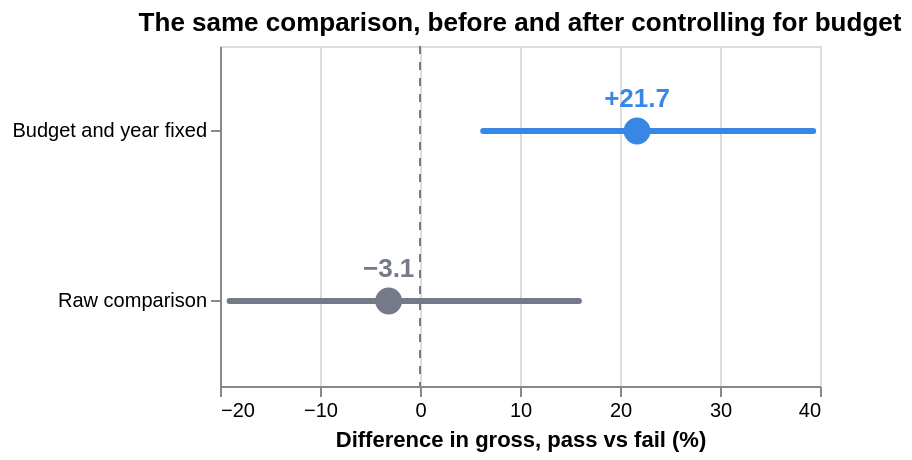

The code cell stored with this chart in its notebook:
### Code cell
#| hide
#| caption: Point estimates with 95% confidence intervals. Holding budget and year fixed turns a null result into a clear positive one.
raw = smf.ols("log_dom ~ pass_", data=df).fit(cov_type="HC3")
compare = pd.DataFrame([
    {"model": "Raw comparison", "order": 1, "est": pct(raw.params["pass_"]),
     "lo": pct(raw.conf_int().loc["pass_", 0]), "hi": pct(raw.conf_int().loc["pass_", 1]),
     "p": raw.pvalues["pass_"]},
    {"model": "Budget and year fixed", "order": 0, "est": pct(b),
     "lo": pct(lo), "hi": pct(hi), "p": m1.pvalues["pass_"]},
])
base = alt.Chart(compare).encode(
    y=alt.Y("model:N", title=None, sort=alt.EncodingSortField("order")),
    color=alt.Color("model:N", legend=None,
                    scale=alt.Scale(domain=list(compare["model"]), range=["#747a87", "#3987e5"])),
    tooltip=[alt.Tooltip("model:N", title="Model"),
             alt.Tooltip("est:Q", title="Difference (%)", format="+.1f"),
             alt.Tooltip("lo:Q", title="95% CI low", format="+.1f"),
             alt.Tooltip("hi:Q", title="95% CI high", format="+.1f"),
             alt.Tooltip("p:Q", title="p-value", format=".3f")],
)
zero = alt.Chart(pd.DataFrame({"x": [0]})).mark_rule(strokeDash=[4, 4], color="#747a87").encode(x="x:Q")
ci = base.mark_rule(strokeWidth=3, strokeCap="round").encode(
    x=alt.X("lo:Q", title="Difference in gross, pass vs fail (%)"), x2="hi:Q")
dot = base.mark_point(size=180, filled=True, opacity=1)
txt = base.mark_text(dy=-16, fontWeight=600, fontSize=13).encode(
    x="est:Q", text=alt.Text("est:Q", format="+.1f"))
(zero + ci + dot.encode(x="est:Q") + txt).properties(
    title="The same comparison, before and after controlling for budget", height=170)

### Figure 1 — Vega-Lite specification as saved in the notebook (floating-point values rounded to 4 significant figures)
{"config": {"view": {"continuousWidth": 300, "continuousHeight": 300}}, "layer": [{"data": {"name": "data-d285a7403ed98ae579761d64a864032b"}, "mark": {"type": "rule", "color": "#747a87", "strokeDash": [4, 4]}, "encoding": {"x": {"field": "x", "type": "quantitative"}}}, {"data": {"name": "data-5c4d61b358de817f798ab1062af5f7e6"}, "mark": {"type": "rule", "strokeCap": "round", "strokeWidth": 3}, "encoding": {"color": {"field": "model", "legend": null, "scale": {"domain": ["Raw comparison", "Budget and year fixed"], "range": ["#747a87", "#3987e5"]}, "type": "nominal"}, "tooltip": [{"field": "model", "title": "Model", "type": "nominal"}, {"field": "est", "format": "+.1f", "title": "Difference (%)", "type": "quantitative"}, {"field": "lo", "format": "+.1f", "title": "95% CI low", "type": "quantitative"}, {"field": "hi", "format": "+.1f", "title": "95% CI high", "type": "quantitative"}, {"field": "p", "format": ".3f", "title": "p-value", "type": "quantitative"}], "x": {"field": "lo", "title": "Difference in gross, pass vs fail (%)", "type": "quantitative"}, "x2": {"field": "hi"}, "y": {"field": "model", "sort": {"field": "order"}, "title": null, "type": "nominal"}}}, {"data": {"name": "data-5c4d61b358de817f798ab1062af5f7e6"}, "mark": {"type": "point", "filled": true, "opacity": 1, "size": 180}, "encoding": {"color": {"field": "model", "legend": null, "scale": {"domain": ["Raw comparison", "Budget and year fixed"], "range": ["#747a87", "#3987e5"]}, "type": "nominal"}, "tooltip": [{"field": "model", "title": "Model", "type": "nominal"}, {"field": "est", "format": "+.1f", "title": "Difference (%)", "type": "quantitative"}, {"field": "lo", "format": "+.1f", "title": "95% CI low", "type": "quantitative"}, {"field": "hi", "format": "+.1f", "title": "95% CI high", "type": "quantitative"}, {"field": "p", "format": ".3f", "title": "p-value", "type": "quantitative"}], "x": {"field": "est", "type": "quantitative"}, "y": {"field": "model", "sort": {"field": "order"}, "title": null, "type": "nominal"}}}, {"data": {"name": "data-5c4d61b358de817f798ab1062af5f7e6"}, "mark": {"type": "text", "dy": -16, "fontSize": 13, "fontWeight": 600}, "encoding": {"color": {"field": "model", "legend": null, "scale": {"domain": ["Raw comparison", "Budget and year fixed"], "range": ["#747a87", "#3987e5"]}, "type": "nominal"}, "text": {"field": "est", "format": "+.1f", "type": "quantitative"}, "tooltip": [{"field": "model", "title": "Model", "type": "nominal"}, {"field": "est", "format": "+.1f", "title": "Difference (%)", "type": "quantitative"}, {"field": "lo", "format": "+.1f", "title": "95% CI low", "type": "quantitative"}, {"field": "hi", "format": "+.1f", "title": "95% CI high", "type": "quantitative"}, {"field": "p", "format": ".3f", "title": "p-value", "type": "quantitative"}], "x": {"field": "est", "type": "quantitative"}, "y": {"field": "model", "sort": {"field": "order"}, "title": null, "type": "nominal"}}}], "height": 170, "title": "The same comparison, before and after controlling for budget", "$schema": "https://vega.github.io/schema/vega-lite/v6.4.1.json", "datasets": {"data-d285a7403ed98ae579761d64a864032b": [{"x": 0}], "data-5c4d61b358de817f798ab1062af5f7e6": [{"model": "Raw comparison", "order": 1, "est": -3.135, "lo": -19.04, "hi": 15.89, "p": 0.7278}, {"model": "Budget and year fixed", "order": 0, "est": 21.71, "lo": 6.32, "hi": 39.32, "p": 0.004392}]}}
